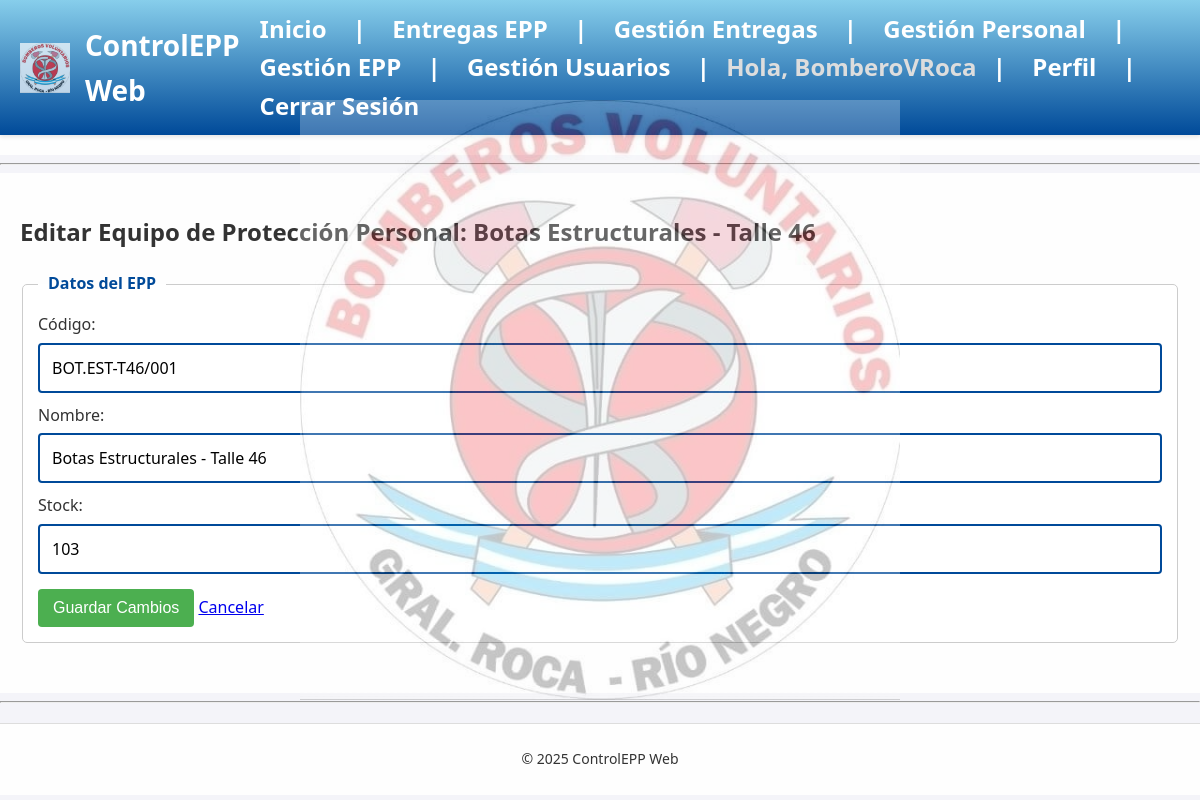
Screenshot of /gestion-epp/editar/2 (signed in) with the database file from the repository.
### app/models.py (models this page shows, shortened)
class Usuario(UserMixin, Base):
    __tablename__ = 'usuarios'
    id = Column(Integer, primary_key=True)
    username = Column(String(255), unique=True, index=True)
    password_hash = Column(String(255))
    is_admin = Column(Boolean, default=False)
    roles = relationship("Role", secondary=user_roles, backref="usuarios", lazy='joined')
    def has_permission(self, permission_name):
        if self.is_admin:
            return True
        return any(role.has_permission(permission_name) for role in self.roles)

class EPP(Base):
    __tablename__ = "epp"
    id = Column(Integer, primary_key=True, index=True)
    codigo = Column(String, unique=True, index=True)
    nombre = Column(String)
    stock = Column(Integer)
    entregas = relationship("Entrega", back_populates="epp")

### app/routes.py (the view, shortened to what this page needs)
@main_bp.route('/gestion-epp/editar/<int:epp_id>', methods=['GET', 'POST'])
@login_required
@permission_required('manage_epp_update')
def editar_epp(epp_id):
    session = SessionLocal()
    try:
        epp = session.query(EPP).get(epp_id)
        if not epp:
            abort(404)
        return render_template('editar_epp.html', epp=epp)
    except Exception as e:
        session.rollback()
        flash(f'Error: {str(e)}', 'danger')
        return redirect(url_for('main_bp.gestion_epp'))
    finally:
        session.close()

### app/db.py (called while the page is built)
def get_db():
    db = SessionLocal()
    try:
        yield db
    finally:
        db.close()

### app/routes.py (called while the page is built)
def permission_required(permission_name):
    def decorator(f):
        @wraps(f)
        def decorated_function(*args, **kwargs):
            if not current_user.is_authenticated or not current_user.has_permission(permission_name):
                abort(403)
            return f(*args, **kwargs)
        return decorated_function
    return decorator

### run.py (called while the page is built)
@login_manager.user_loader
def load_user(user_id):
    try:
        db_generator = get_db()
        session = next(db_generator)
        user = session.query(Usuario).get(int(user_id))
        return user
    except Exception:
        try:
            db_generator.close()
        except UnboundLocalError:
            pass
        return None

### templates/editar_epp.html (shortened to what this page needs)
{% extends "base.html" %}
{% block content %}
    <h2>Editar Equipo de Protección Personal: {{ epp.nombre }}</h2>
    <form method="POST">
        <fieldset>
            <legend>Datos del EPP</legend>
            <div>
                <label for="codigo">Código:</label>
                <input type="text" id="codigo" name="codigo" value="{{ epp.codigo }}" required>
            </div>
            <div>
                <label for="nombre">Nombre:</label>
                <input type="text" id="nombre" name="nombre" value="{{ epp.nombre }}" required>
            </div>
            <div>
                <label for="stock">Stock:</label>
                <input type="number" id="stock" name="stock" value="{{ epp.stock }}" min="0" required>
            </div>
            <div>
                <button type="submit">Guardar Cambios</button>
                <a href="{{ url_for('main_bp.gestion_epp') }}">Cancelar</a>
            </div>
        </fieldset>
    </form>
{% endblock %}

### templates/base.html (shortened to what this page needs)
<!DOCTYPE html>
<html lang="es">
<head>
    <link rel="stylesheet" href="{{ url_for('static', filename='styles.css') }}">
</head>
<body>
    <header>
        <div style="display: flex; align-items: center;">
            <img src="{{ url_for('static', filename='logo_bomberos.png') }}" alt="Logo Bomberos Voluntarios" class="logo-header" style="height: 50px; margin-right: 15px;">
            <h1>ControlEPP Web</h1>
        </div>
        <nav>
            <a href="{{ url_for('main_bp.home') }}">Inicio</a> |
            {% if current_user.is_authenticated %}
                <a href="{{ url_for('main_bp.entregas_epp') }}">Entregas EPP</a> |
                <a href="{{ url_for('main_bp.gestion_entregas') }}">Gestión Entregas</a> |
                <a href="{{ url_for('main_bp.gestion_personal') }}">Gestión Personal</a> |
                <a href="{{ url_for('main_bp.gestion_epp') }}">Gestión EPP</a> |
                <a href="{{ url_for('main_bp.gestion_usuarios') }}">Gestión Usuarios</a> |
                <span>Hola, {{ current_user.username }}</span> |
                <a href="{{ url_for('main_bp.user_profile') }}">Perfil</a> |
                <a href="{{ url_for('main_bp.logout') }}">Cerrar Sesión</a>
            {% else %}
                <a href="{{ url_for('main_bp.login') }}">Iniciar Sesión</a>
            {% endif %}
        </nav>
    </header>
    <div class="search-bar">
    </div>
    <hr>
    <main>
        {% block content %}{% endblock %}
    </main>
    <hr>
    <footer>
        <p>&copy; 2025 ControlEPP Web</p>
    </footer>
</body>
</html>

### static/styles.css (style rules this page uses)
body { font-family: Calibri, 'Segoe UI', Arial, sans-serif; font-size: 1rem; background-color: #f4f4f9; color: #333; margin: 0; padding: 0; line-height: 1.6; }
main, header, footer { background-color: rgba(255, 255, 255, 0.9); position: relative; }
header { background: linear-gradient(to bottom, #87CEEB, #004a99); color: white; font-weight: bold; padding: 10px 20px; display: flex; justify-content: space-between; align-items: center; box-shadow: 0 2px 4px rgba(0,0,0,0.1); font-size: 1.5rem; }
header h1 { margin: 0; font-size: 1.75rem; }
nav a { color: white; text-decoration: none; margin: 0 10px; padding: 5px 10px; border-radius: 4px; }
nav span { color: #dddddd; margin: 0 10px; }
main { padding: 20px; max-width: 1200px; margin: auto; min-height: 60vh; font-size: 1rem; }
footer { text-align: center; padding: 10px; margin-top: 20px; border-top: 1px solid #ddd; font-size: 0.875rem; }
fieldset { border: 1px solid #ccc; padding: 15px; margin-bottom: 20px; background-color: #fff; border-radius: 5px; }
legend { font-weight: bold; color: #004a99; padding: 0 10px; }
input, input[type="number"], input[type="password"], textarea, select { padding: 12px; margin: 5px 10px 10px 0; border: 2px solid #004a99; border-radius: 4px; width: 100%; box-sizing: border-box; font-size: 1rem; font-family: inherit; }
button { background-color: #4CAF50; color: white; padding: 10px 15px; border: none; border-radius: 4px; cursor: pointer; margin-top: 5px; font-size: 1rem; }
.logo-header { opacity: 0.7; transition: opacity 0.3s ease; }
.search-bar { display: flex; justify-content: center; padding: 10px; background-color: rgba(255, 255, 255, 0.9); gap: 10px; flex-wrap: wrap; }

### rows the page displays
Usuario: username "BomberoVRoca"
EPP: nombre "Botas Estructurales - Talle 46", codigo "BOT.EST-T46/001", stock "103"
